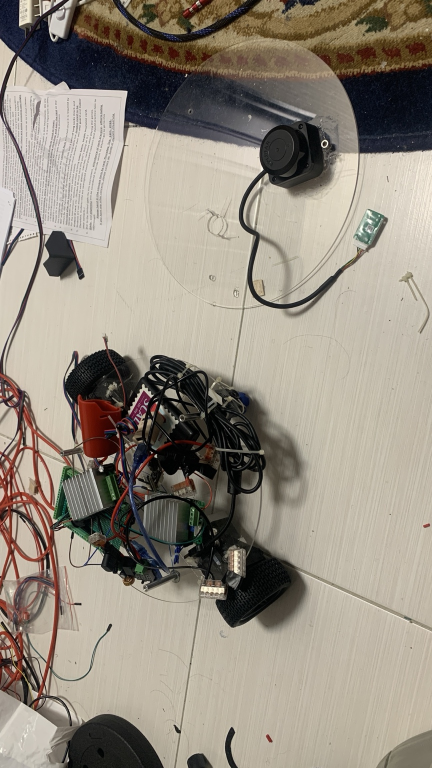
#> input picture archive/sources/current-build-photos/IMG_5456.jpeg, 864 x 1536 px, given in place of the camera (shown at 1/2 size)
$ python obstacle-detector-v5.py
#> lines starting #> are read from the running program, lines starting #| are printed output that depends on the picture
#!/usr/bin/env python3
"""
Argus Vac - Self-Calibrating Obstacle Detector (v5)
Developed by Gemini Notebook for Orange Pi 5

To solve the "immediate trigger" issue caused by ambient lighting, floor texture,
and camera sensor noise, this version introduces AUTOMATIC SELF-CALIBRATION.

How it works:
1. On Startup, it takes 3 seconds (approx. 60 frames) to analyze the clean floor
   directly in front of the robot (inside your Driving Corridor).
2. It measures the "baseline noise" (maximum edge contour size and pixel density)
   of your actual floor under your room's specific lighting.
3. It dynamically sets the "Min Area" and "Canny Thresholds" just above this baseline.
4. Once calibrated, it goes active. It will remain 100% quiet on your floor and walls,
   only triggering a warning if a real, physical object (like a sock, shoe, or cable)
   is introduced into the corridor!
"""

import cv2
import numpy as np
import sys
import time

# ==================== CONFIGURATION ====================
SHOW_GUI = False          # Set to True if using X11 Forwarding; False for console-only
DETECTION_MODE = "EDGE"   # "EDGE" (Canny) or "HSV" (Color Isolation)
CALIBRATION_FRAMES = 60   # Number of frames to analyze during startup calibration
# =======================================================

def nothing(x):
    pass

def main():
    print("=====================================================")
    print("     ARGUS VAC - SELF-CALIBRATING DETECTOR (v5)      ")
    print("=====================================================")
    print(f"Mode: {DETECTION_MODE} | Display: {'GUI' if SHOW_GUI else 'HEADLESS'}")
    print("Starting USB camera capture...")

    cap = cv2.VideoCapture(0)

    if not cap.isOpened():
        print("[ERROR] Could not open USB camera (index 0).")
        print("Please verify your camera is plugged into the Orange Pi 5.")
        sys.exit(1)

    time.sleep(1.0) # Let camera auto-exposure settle
    cap.set(cv2.CAP_PROP_FRAME_WIDTH, 640)
    cap.set(cv2.CAP_PROP_FRAME_HEIGHT, 480)

    # 1. Base ROI Layout (Driving Corridor)
    # Focus strictly on the floor directly in front of the robot (bottom-middle of the frame)
    roi_top_pct = 0.55   # Focus on the bottom 45% of the frame (ignores walls/ceilings)
    roi_left_pct = 0.3   # Narrow corridor to avoid side walls
    roi_right_pct = 0.7

    # Starting parameters before calibration
    canny_low = 80
    canny_high = 220
    min_area = 1000      # Will be dynamically overwritten by calibration

    # HSV Calibration defaults (if HSV is selected)
    low_h, high_h = 0, 179
    low_s, high_s = 40, 255
    low_v, high_v = 40, 255

    window_name = "Argus Vac - Self-Calibration"

    # =======================================================
    # STEP 1: AUTOMATIC BASELINE CALIBRATION
    # =======================================================
    print("\n-----------------------------------------------------")
    print("🔮 STARTING AUTOMATIC FLOOR CALIBRATION...")
    print("Please keep the floor in front of the camera clear!")
    print("-----------------------------------------------------")

    noise_areas = []

    for i in range(CALIBRATION_FRAMES):
        ret, frame = cap.read()
        if not ret:
            time.sleep(0.05)
            continue

        height, width, _ = frame.shape
        roi_y_start = int(height * roi_top_pct)
        roi_y_end = height
        roi_x_start = int(width * roi_left_pct)
        roi_x_end = int(width * roi_right_pct)

        roi = frame[roi_y_start:roi_y_end, roi_x_start:roi_x_end]

        # Heavy bilateral filter to smooth floor textures while preserving strong object edges
        smoothed = cv2.bilateralFilter(roi, 9, 75, 75)

        if DETECTION_MODE == "EDGE":
            gray = cv2.cvtColor(smoothed, cv2.COLOR_BGR2GRAY)
            edges = cv2.Canny(gray, canny_low, canny_high)

            # Find contours of noise on the "clean" floor
            contours, _ = cv2.findContours(edges, cv2.RETR_EXTERNAL, cv2.CHAIN_APPROX_SIMPLE)
            for cnt in contours:
                area = cv2.contourArea(cnt)
                noise_areas.append(area)
        else:
            # For HSV mode, sample the average floor color to build a floor-rejection mask
            hsv = cv2.cvtColor(smoothed, cv2.COLOR_BGR2HSV)
            # We track noise contours that slip past defaults
            lower_bound = np.array([low_h, low_s, low_v])
            upper_bound = np.array([high_h, high_s, high_v])
            mask = cv2.inRange(hsv, lower_bound, upper_bound)
            contours, _ = cv2.findContours(mask, cv2.RETR_EXTERNAL, cv2.CHAIN_APPROX_SIMPLE)
            for cnt in contours:
                noise_areas.append(cv2.contourArea(cnt))

        if i % 15 == 0:
            print(f"  [Calibrating...] Captured frame {i}/{CALIBRATION_FRAMES}...")
#> this loop made 31 passes
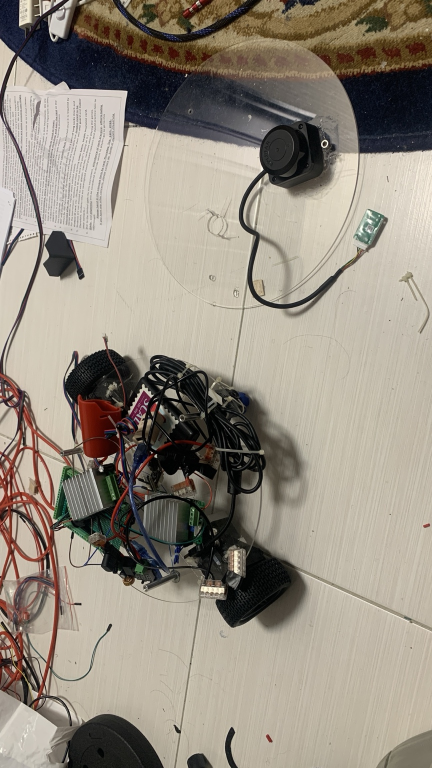
#> input picture archive/sources/current-build-photos/IMG_5456.jpeg, 864 x 1536 px, given in place of the camera (shown at 1/2 size)
#> pass 1, in main, `roi = frame[roi_y_start:roi_y_end, roi_x_start:roi_x_end]`:
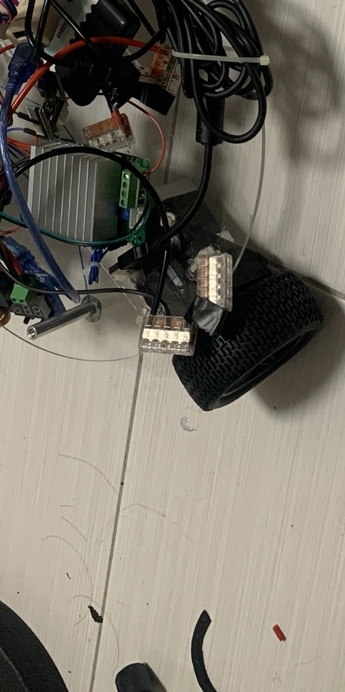
#> roi: shape (692, 345, 3); mean B, G, R 104, 115.1, 120.1
#> pass 1, in main, `gray = cv2.cvtColor(smoothed, cv2.COLOR_BGR2GRAY)`:
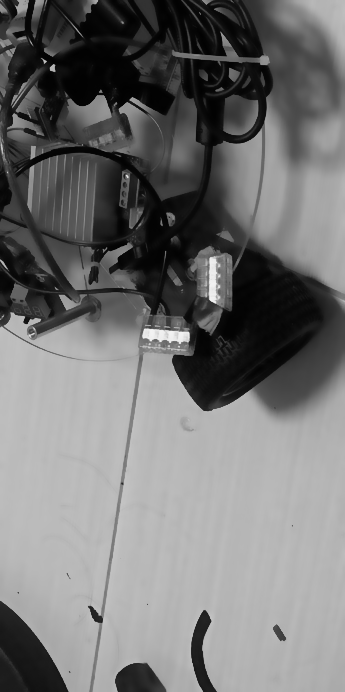
#> gray: shape (692, 345); min 1, max 243, mean 115.2
#> pass 1, in main, `edges = cv2.Canny(gray, canny_low, canny_high)`:
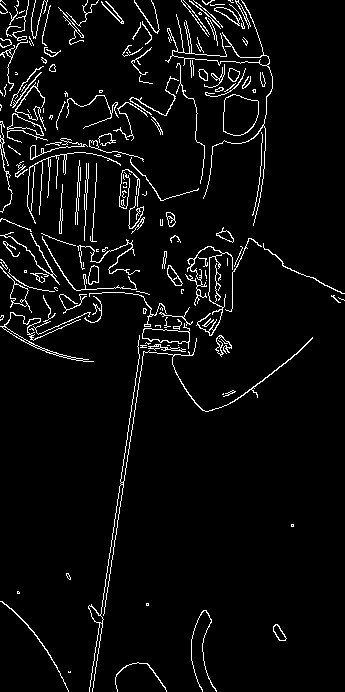
#> edges: shape (692, 345); 4.8% white in thin lines or dots
#> after the loop, noise_areas = 5100 values, max 1162.5 at index 107, min 0 at index 11, mean 35.44

    # Calculate Dynamic Noise Floor
    if len(noise_areas) > 0:
        max_noise_area = max(noise_areas)
        avg_noise_area = sum(noise_areas) / len(noise_areas)
        # Set trigger threshold safely above the maximum noise seen
        min_area = int(max(max_noise_area * 2.5, 1200))
    else:
        min_area = 1500 # Default fallback
        max_noise_area = 0
        avg_noise_area = 0

    print("\n✅ CALIBRATION COMPLETE!")
    print(f"  - Avg Floor Noise Area: {avg_noise_area:.1f} px")
    print(f"  - Max Floor Noise Area: {max_noise_area:.1f} px")
    print(f"  - DYNAMIC TRIGGER THRESHOLD (Min Area): {min_area} px")
    print("-----------------------------------------------------")
    print("📡 Obstacle Detector is now ACTIVE.\n")

    # Initialize GUI if requested
    if SHOW_GUI:
        cv2.namedWindow(window_name, cv2.WINDOW_AUTOSIZE)
        cv2.createTrackbar("ROI Top %", window_name, int(roi_top_pct * 100), 100, nothing)
        cv2.createTrackbar("ROI Left %", window_name, int(roi_left_pct * 100), 100, nothing)
        cv2.createTrackbar("ROI Right %", window_name, int(roi_right_pct * 100), 100, nothing)
        cv2.createTrackbar("Min Area px", window_name, min_area, 20000, nothing)
        if DETECTION_MODE == "EDGE":
            cv2.createTrackbar("Canny Low", window_name, canny_low, 255, nothing)
            cv2.createTrackbar("Canny High", window_name, canny_high, 255, nothing)

    last_warning_time = 0

    try:
        while True:
            ret, frame = cap.read()
            if not ret:
                print("[WARNING] Failed to grab frame from USB camera.")
                time.sleep(0.1)
                continue

            height, width, _ = frame.shape

            # 1. Pull settings
            if SHOW_GUI:
                roi_top_pct = cv2.getTrackbarPos("ROI Top %", window_name) / 100.0
                roi_left_pct = cv2.getTrackbarPos("ROI Left %", window_name) / 100.0
                roi_right_pct = cv2.getTrackbarPos("ROI Right %", window_name) / 100.0
                min_area = cv2.getTrackbarPos("Min Area px", window_name)
                if DETECTION_MODE == "EDGE":
                    canny_low = cv2.getTrackbarPos("Canny Low", window_name)
                    canny_high = cv2.getTrackbarPos("Canny High", window_name)

            # 2. Extract Corridor (ROI)
            roi_y_start = int(height * roi_top_pct)
            roi_y_end = height
            roi_x_start = int(width * roi_left_pct)
            roi_x_end = int(width * roi_right_pct)

            roi = frame[roi_y_start:roi_y_end, roi_x_start:roi_x_end]

            # Apply bilateral filter to suppress textures while highlighting true objects
            smoothed = cv2.bilateralFilter(roi, 9, 75, 75)

            # 3. Process
            if DETECTION_MODE == "EDGE":
                gray = cv2.cvtColor(smoothed, cv2.COLOR_BGR2GRAY)
                mask = cv2.Canny(gray, canny_low, canny_high)

                # Dilate to connect broken contours of actual objects
                kernel = np.ones((3, 3), np.uint8)
                mask = cv2.dilate(mask, kernel, iterations=1)
            else:
                hsv = cv2.cvtColor(smoothed, cv2.COLOR_BGR2HSV)
                lower_bound = np.array([low_h, low_s, low_v])
                upper_bound = np.array([high_h, high_s, high_v])
                mask = cv2.inRange(hsv, lower_bound, upper_bound)

                kernel = np.ones((5, 5), np.uint8)
                mask = cv2.morphologyEx(mask, cv2.MORPH_OPEN, kernel)
                mask = cv2.morphologyEx(mask, cv2.MORPH_CLOSE, kernel)

            # 4. Contour Filter
            contours, _ = cv2.findContours(mask, cv2.RETR_EXTERNAL, cv2.CHAIN_APPROX_SIMPLE)
            obstacle_detected = False

            if SHOW_GUI:
                cv2.rectangle(frame, (roi_x_start, roi_y_start), (roi_x_end, roi_y_end), (255, 255, 0), 2)
                cv2.putText(frame, f"Driving Corridor ({DETECTION_MODE})", (roi_x_start + 5, roi_y_start - 10),
                            cv2.FONT_HERSHEY_SIMPLEX, 0.5, (255, 255, 0), 1)

            for cnt in contours:
                area = cv2.contourArea(cnt)

                # Must exceed our dynamically calibrated minimum noise floor
                if area > min_area:
                    obstacle_detected = True

                    if SHOW_GUI:
                        x, y, w, h_box = cv2.boundingRect(cnt)
                        global_x = roi_x_start + x
                        global_y = roi_y_start + y
                        cx = global_x + (w // 2)
                        cy = global_y + (h_box // 2)

                        proximity_ratio = (global_y + h_box - roi_y_start) / (height - roi_y_start)
                        severity = "CRITICAL" if proximity_ratio > 0.7 else "WARNING"
                        color = (0, 0, 255) if severity == "CRITICAL" else (0, 165, 255)

                        cv2.rectangle(frame, (global_x, global_y), (global_x + w, global_y + h_box), color, 3)
                        cv2.circle(frame, (cx, cy), 5, (0, 255, 255), -1)

                        label = f"{severity}: Obj ({int(area)}px)"
                        cv2.putText(frame, label, (global_x, global_y - 10),
                                    cv2.FONT_HERSHEY_SIMPLEX, 0.5, color, 2)

            # 5. Output warning logs
            if obstacle_detected:
                current_time = time.time()
                if current_time - last_warning_time > 0.5:
                    print(f"[ALERT] {time.strftime('%H:%M:%S')} - Obstacle in corridor! Area exceeds {min_area}px baseline.")
                    last_warning_time = current_time

            if SHOW_GUI:
                cv2.imshow(window_name, frame)
                cv2.imshow("Detection Mask (Processed)", mask)

                key = cv2.waitKey(1) & 0xFF
                if key == ord('q'):
                    break
            else:
                time.sleep(0.03)

    except KeyboardInterrupt:
        print("\n[INFO] Shutting down detector.")
    finally:
        cap.release()
        if SHOW_GUI:
            cv2.destroyAllWindows()
        print("Camera hardware released. Done.")

if __name__ == '__main__':
    main()

$ run again, on archive/sources/current-build-photos/IMG_5457.jpeg
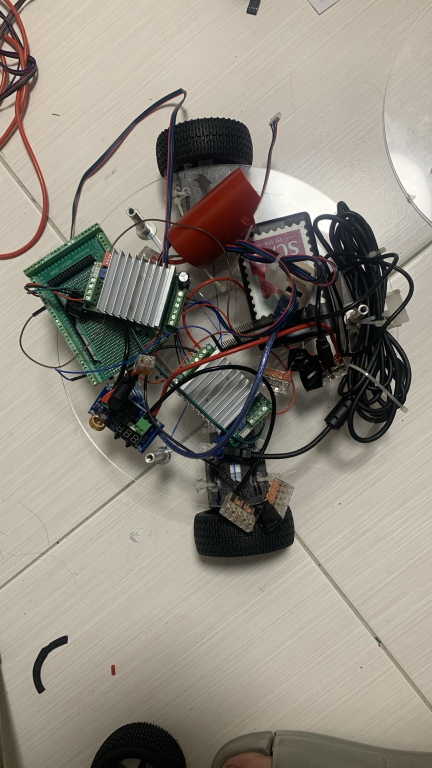
#> input picture archive/sources/current-build-photos/IMG_5457.jpeg, 864 x 1536 px, given in place of the camera (shown at 1/2 size)
#> the loop in main, `for i in range(CALIBRATION_FRAMES):` made 31 passes
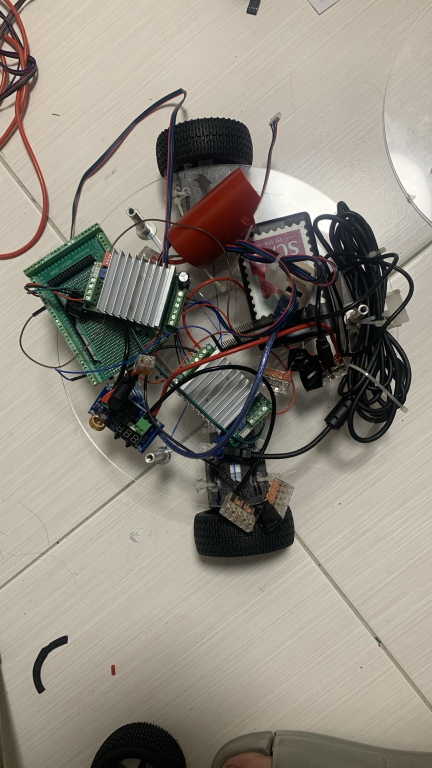
#> input picture archive/sources/current-build-photos/IMG_5457.jpeg, 864 x 1536 px, given in place of the camera (shown at 1/2 size)
#> pass 1, in main, `gray = cv2.cvtColor(smoothed, cv2.COLOR_BGR2GRAY)`:
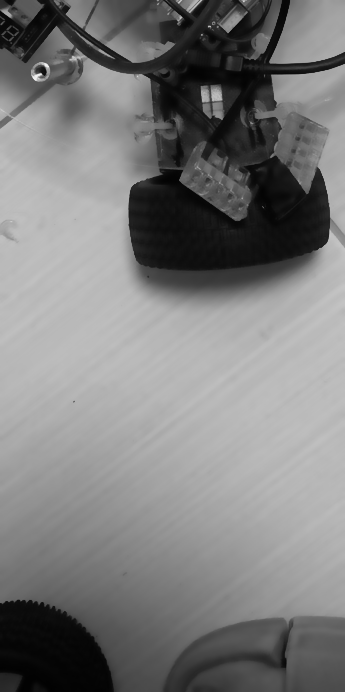
#> gray: shape (692, 345); min 1, max 241, mean 124.6
#> pass 1, in main, `edges = cv2.Canny(gray, canny_low, canny_high)`:
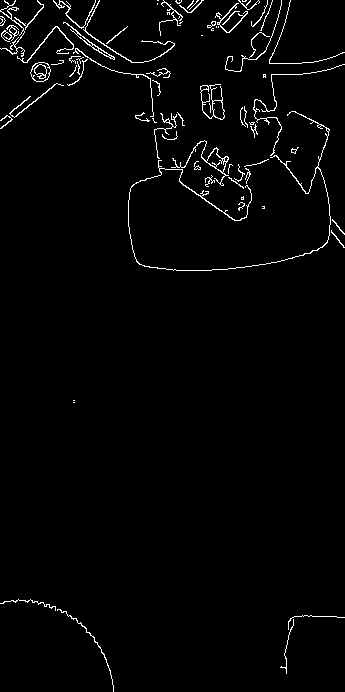
#> edges: shape (692, 345); 2.2% white in thin lines or dots
#> after the loop in main, `for i in range(CALIBRATION_FRAMES):`: noise_areas = 2430 values, max 491.5 at index 31, min 0 at index 4, mean 28.77
